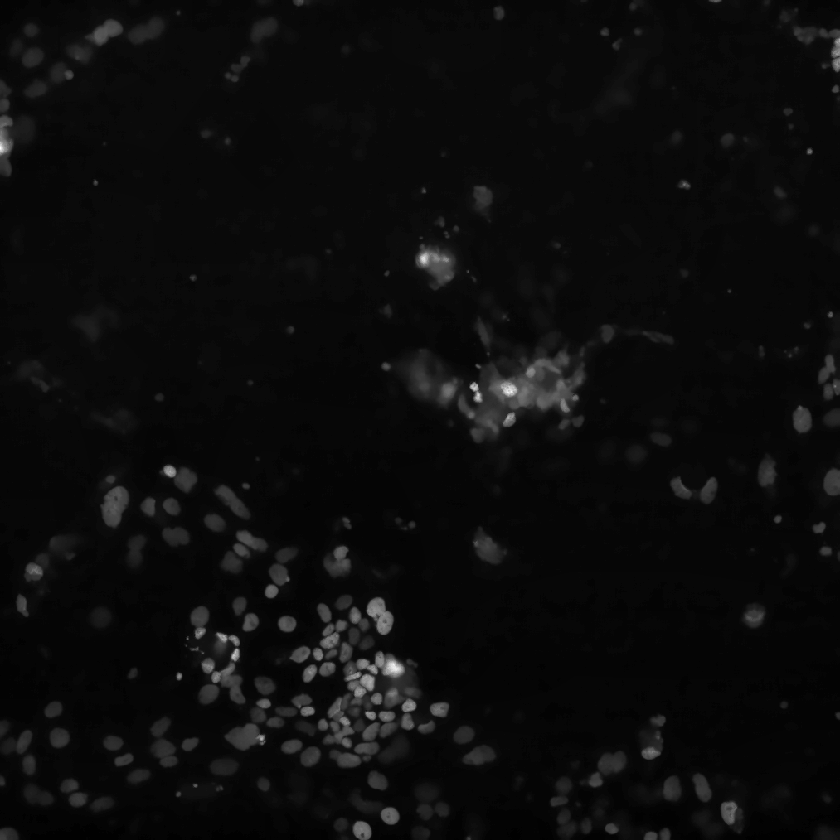
#> input picture FT_403_D2_2_w1_XY101_test/cy5_time0.tif, 840 x 840 px, shrunk from 1013 x 1014 before the run
$ python -i HCR_matching.py   (imports and definitions only)   (older library calls are emulated)
#> lines starting #> are read from the running program, lines starting #| are printed output that depends on the picture; after the words box and inside, x2 and y2 are one past the last pixel; in counts of white or black regions, pixels touching at a corner belong together
### Use with environment unet2DE

### script will match a corrected timelapse image to the A594-channel HCR image.


import numpy as np
from bin.fatetrack_register_v3 import *
from urllib.parse import urlparse
import cellpose
from cellpose import utils, io,models
import matplotlib
import matplotlib.pyplot as plt
import time, os, sys
import pandas as pd
import glob
### Part 1 : Image Registration
from skimage import img_as_uint,io,registration,transform,filters,restoration,util,feature,morphology,exposure,measure
from sklearn.cluster import KMeans
from scipy import ndimage
from skimage.util import montage
from scipy.spatial.distance import cdist

patch_kw = dict(patch_size=5,patch_distance=6, multichannel=False)


def getSubImage(image_path, image_name, channel='DAPI', dimx_0=0,dimx_1=1,dimy_0=0,dimy_1=1):
    hcr_best_channel = io.imread(image_path+image_name+channel+'.tif')[dimx_0:dimx_1,dimy_0:dimy_1]
    return(hcr_best_channel)

# [27 lines left out: function TL_maxIntensity, not called in this run]

def HCR_maxIntensity(nuclearImage, saveMask=True):

#> called with saveMask = True
    hcr_image = io.imread(nuclearImage)
#> hcr_image is the input picture: shape (840, 840) uint16; min 0, max 65535, mean 3202.8
    hcr_image = hcr_image / np.max(hcr_image)

    hcr_mask = 'HCRmasks/'+nuclearImage.split('/')[-1].split('.')[0]+'_locusMask.tif'

    if (os.path.exists(hcr_mask)):
        local_maxi = io.imread(hcr_mask)
    else:
        tmp_hcr_image = morphology.white_tophat(hcr_image, morphology.disk(12))
        tmp_hcr_image = tmp_hcr_image/np.max(tmp_hcr_image)
        tmp_hcr_image = exposure.equalize_adapthist(tmp_hcr_image)
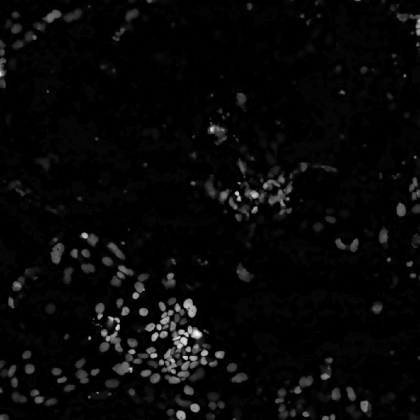
#> tmp_hcr_image: shape (840, 840) float64 (shown at 1/2 size); min 0, max 1, mean 0.0308
        sigma_est = np.mean(restoration.estimate_sigma(tmp_hcr_image.astype(float), multichannel=False))
#> sigma_est = 0.00102
        tmp_hcr_image = restoration.denoise_nl_means(tmp_hcr_image.astype(float), h=2*sigma_est, fast_mode=True,**patch_kw)

        image_bkg_filter = KMeans(n_clusters = 2, random_state = 0).fit_predict(tmp_hcr_image.reshape(np.prod(tmp_hcr_image.shape), 1)).reshape(tmp_hcr_image.shape)
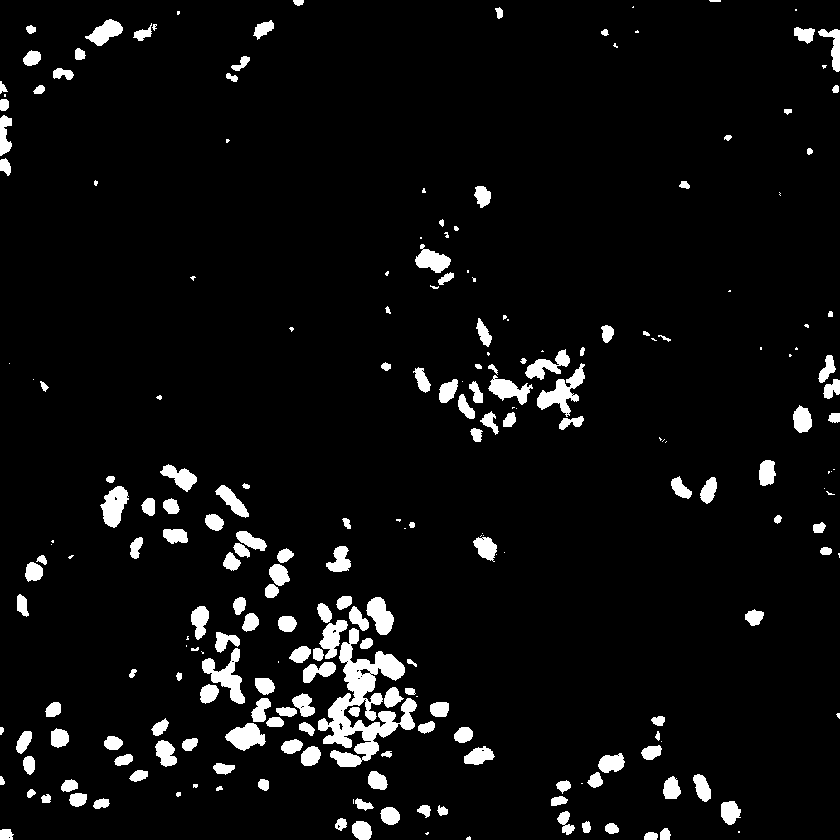
#> image_bkg_filter: shape (840, 840) int32; values 0 (black) and 1 (white), 5.6% white; 237 white regions (66 under 20 px), largest, box (x1, y1, x2, y2) and area: (318, 628, 417, 767) 4992, (537, 363, 585, 417) 956, (202, 648, 245, 704) 935
        image0 = tmp_hcr_image*(image_bkg_filter == 0)
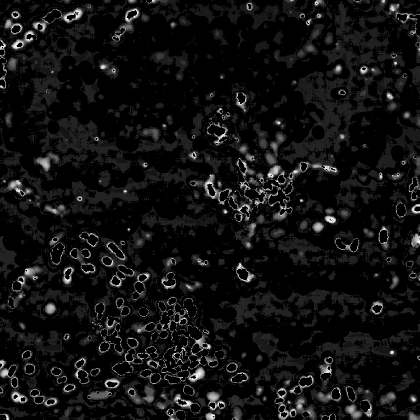
#> image0: shape (840, 840) float64 (shown at 1/2 size); min 0, max 0.175, mean 0.0119; drawn with min black and max white
        image1 = tmp_hcr_image*(image_bkg_filter == 1)
        i0 = np.average(image0[image0 > 0])
#> i0 = 0.0128
        i1 = np.average(image1[image1 > 0])
#> i1 = 0.337
        image_bkg_filter_mask = image_bkg_filter == np.argmax([i0,i1])

        image_bkg_filter_mask = morphology.binary_dilation(image_bkg_filter_mask,morphology.diamond(1))
#> image_bkg_filter_mask: shape (840, 840) bool; 7% white; 197 white regions (24 under 20 px), largest, box (x1, y1, x2, y2) and area: (288, 602, 418, 768) 8169, (224, 692, 316, 752) 1990, (199, 631, 246, 705) 1845
        image_bkg_filter_mask = morphology.remove_small_objects(image_bkg_filter_mask, 30)
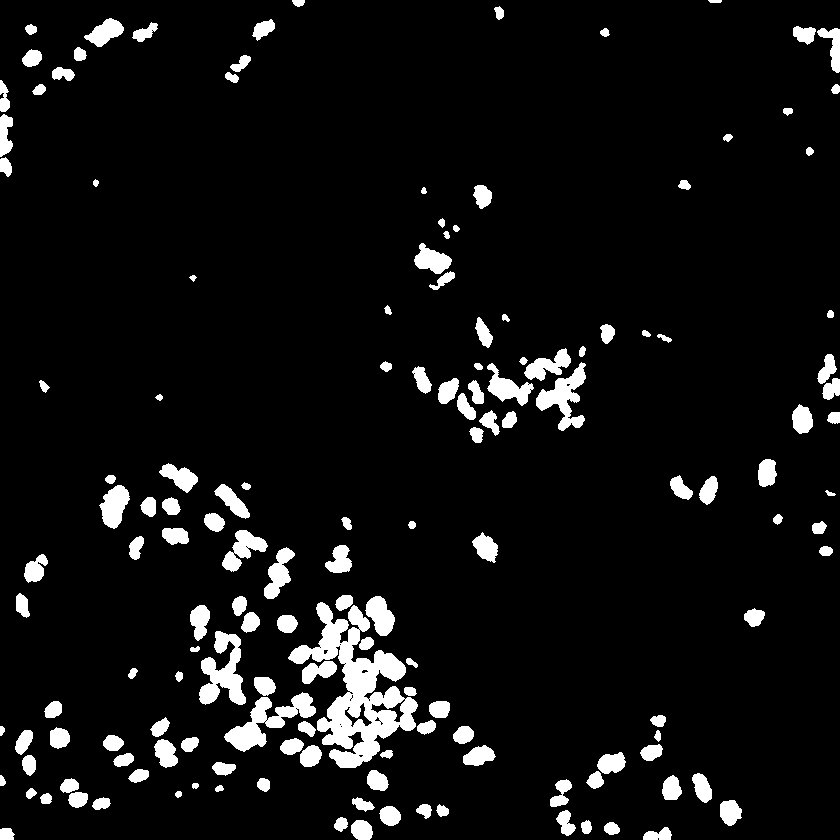
#> image_bkg_filter_mask: shape (840, 840) bool; 6.9% white; 154 white regions, largest, box (x1, y1, x2, y2) and area: (288, 602, 418, 768) 8169, (224, 692, 316, 752) 1990, (199, 631, 246, 705) 1845

        distance = ndimage.distance_transform_edt(image_bkg_filter_mask)
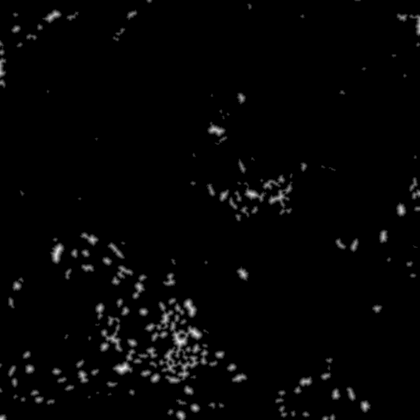
#> distance: shape (840, 840) float64 (shown at 1/2 size); min 0, max 12.04, mean 0.227; drawn with min black and max white
        local_maxi = feature.peak_local_max(distance, indices=False,min_distance=9)
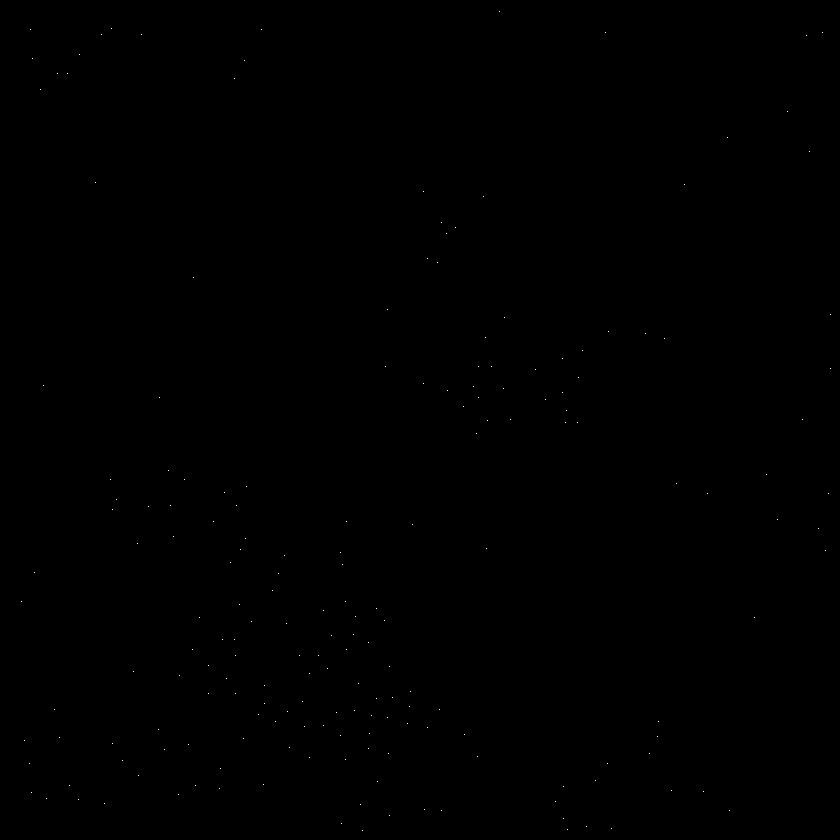
#> local_maxi: shape (840, 840) bool; 0.03% white in thin lines or dots

        if (saveMask):
            io.imsave(hcr_mask,local_maxi)

    return(local_maxi)

# [146 lines left out: functions restrictSearch, coarseMatchHCR, fineMatchHCR, getHCRsubImage, getHCRmask, not called in this run]

>>> result = HCR_maxIntensity('../FT_403_D2_2_w1_XY101_test/cy5_time0.tif')

$ run again, on FT_403_D2_2_w1_XY101_test/cy5_time10.tif
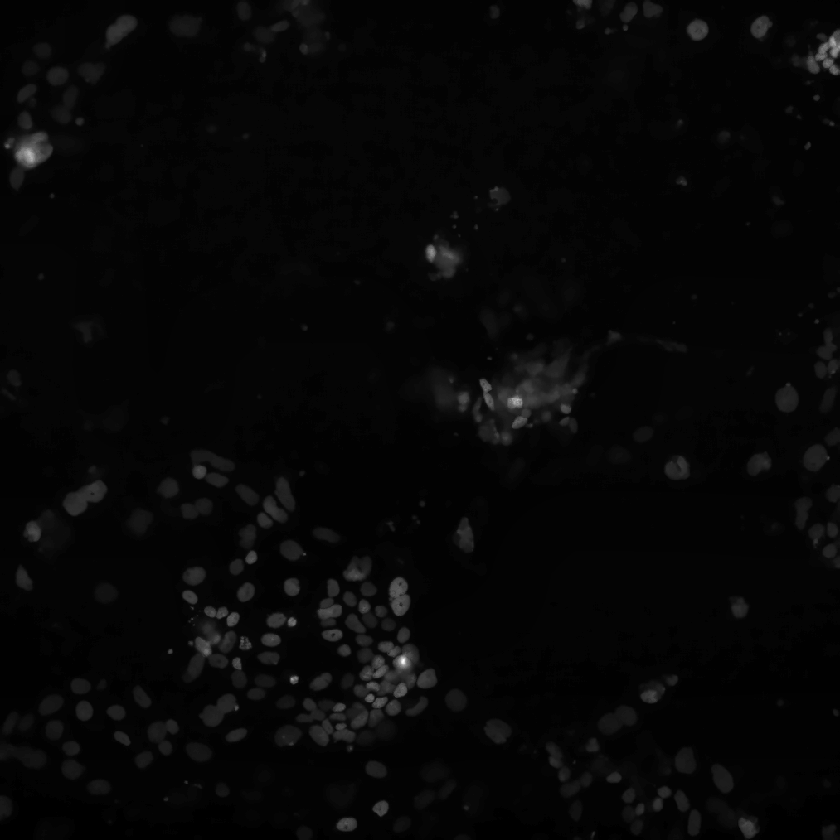
#> input picture FT_403_D2_2_w1_XY101_test/cy5_time10.tif, 840 x 840 px, shrunk from 1013 x 1014 before the run
#> in HCR_maxIntensity, hcr_image is the input picture: shape (840, 840) uint16; min 0, max 65535, mean 1836.3
#> sigma_est = 2.41e-05
#> image_bkg_filter: shape (840, 840) int32; values 0 (black) and 1 (white), 5.9% white; 244 white regions (67 under 20 px), largest, box (x1, y1, x2, y2) and area: (354, 641, 418, 727) 2840, (187, 622, 235, 678) 1188, (296, 698, 356, 746) 1068
#> in HCR_maxIntensity, `image0 = tmp_hcr_image*(image_bkg_filter == 0)`:
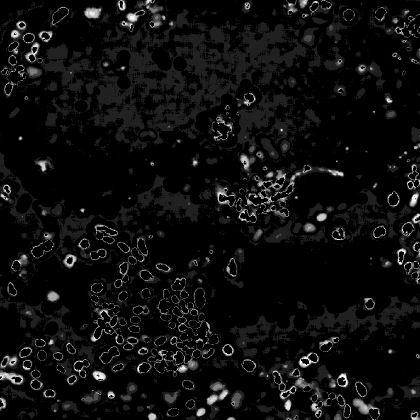
#> image0: shape (840, 840) float64 (shown at 1/2 size); min 0, max 0.108, mean 0.00609; drawn with min black and max white
#> i0 = 0.00653
#> i1 = 0.209
#> in HCR_maxIntensity, `distance = ndimage.distance_transform_edt(image_bkg_filter_mask)`:
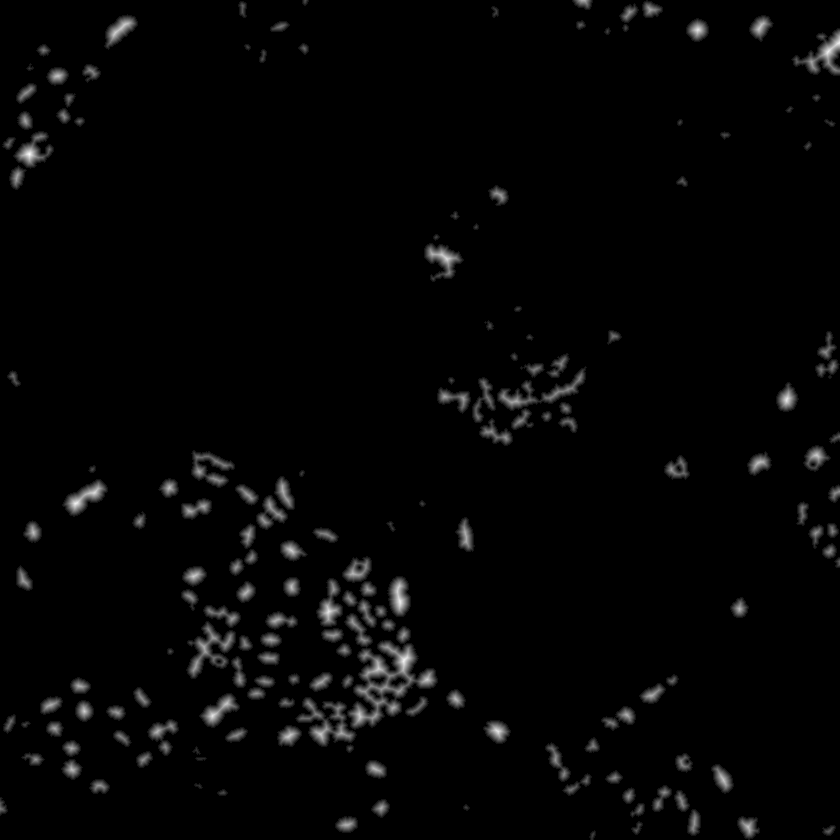
#> distance: shape (840, 840) float64; min 0, max 12.04, mean 0.24; drawn with min black and max white
#> local_maxi: shape (840, 840) bool; 0.03% white in thin lines or dots

$ run again, on FT_403_D2_2_w1_XY101_test/cy5_time11.tif
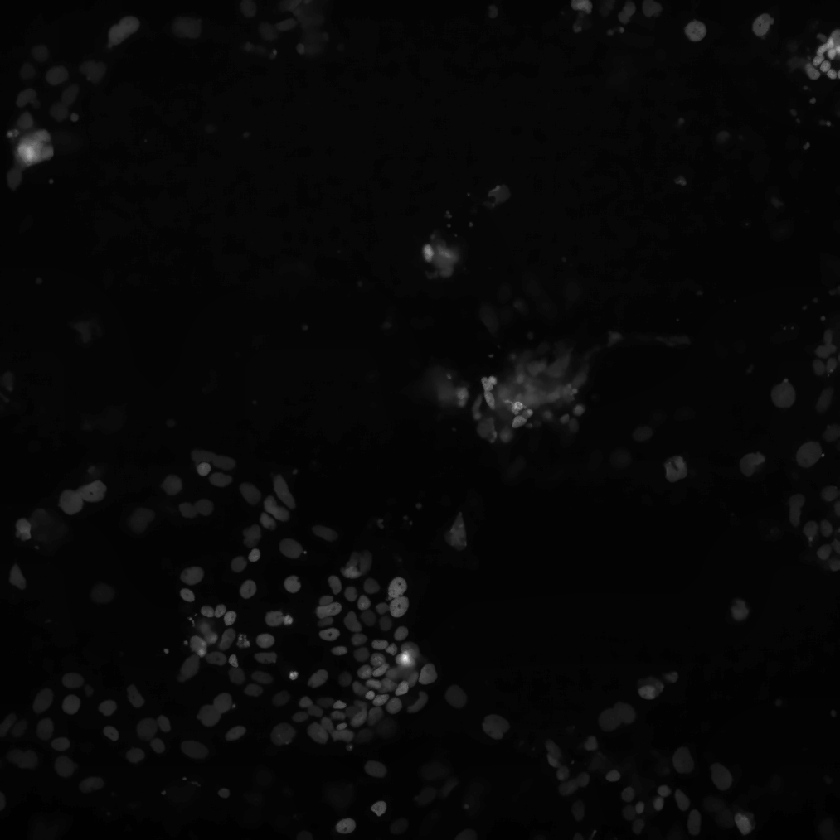
#> input picture FT_403_D2_2_w1_XY101_test/cy5_time11.tif, 840 x 840 px, shrunk from 1013 x 1014 before the run
#> in HCR_maxIntensity, hcr_image is the input picture: shape (840, 840) uint16; min 299, max 65535, mean 2141.8
#> sigma_est = 2.45e-05
#> image_bkg_filter: shape (840, 840) int32; values 0 (black) and 1 (white), 5.8% white; 252 white regions (75 under 20 px), largest, box (x1, y1, x2, y2) and area: (352, 642, 437, 725) 2848, (180, 621, 226, 681) 1025, (804, 29, 840, 80) 916
#> in HCR_maxIntensity, `image0 = tmp_hcr_image*(image_bkg_filter == 0)`:
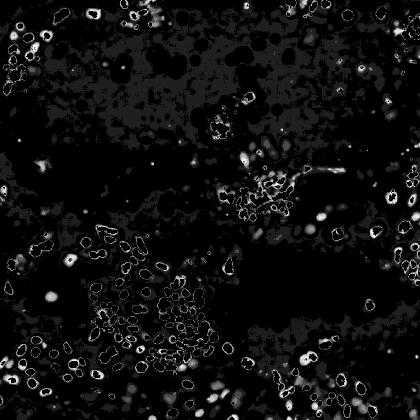
#> image0: shape (840, 840) float64 (shown at 1/2 size); min 0, max 0.113, mean 0.0067; drawn with min black and max white
#> i0 = 0.00718
#> i1 = 0.22
#> in HCR_maxIntensity, `distance = ndimage.distance_transform_edt(image_bkg_filter_mask)`:
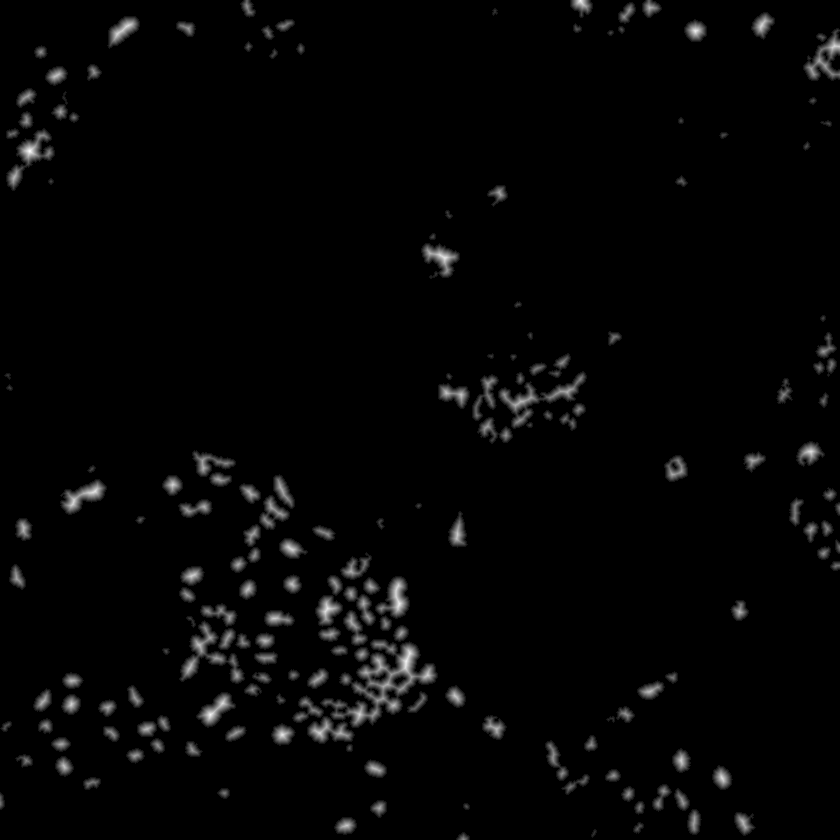
#> distance: shape (840, 840) float64; min 0, max 11.4, mean 0.234; drawn with min black and max white
#> local_maxi: shape (840, 840) bool; 0.03% white in thin lines or dots
